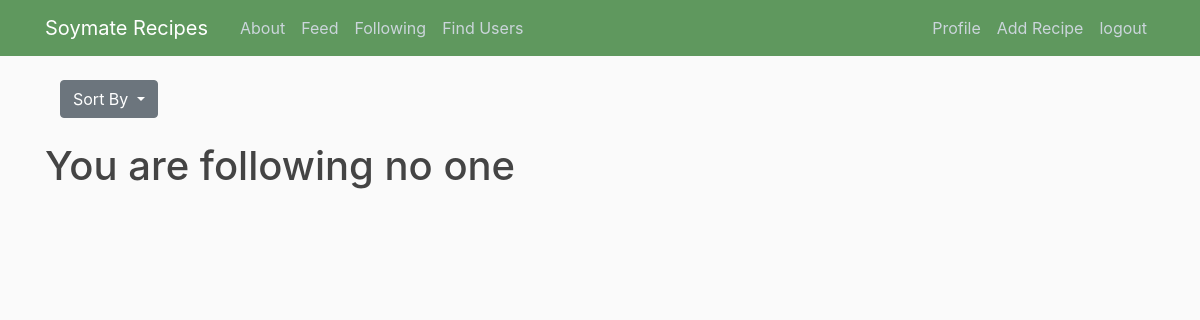
/following/ (signed in), run on an earlier commit of the app's database.
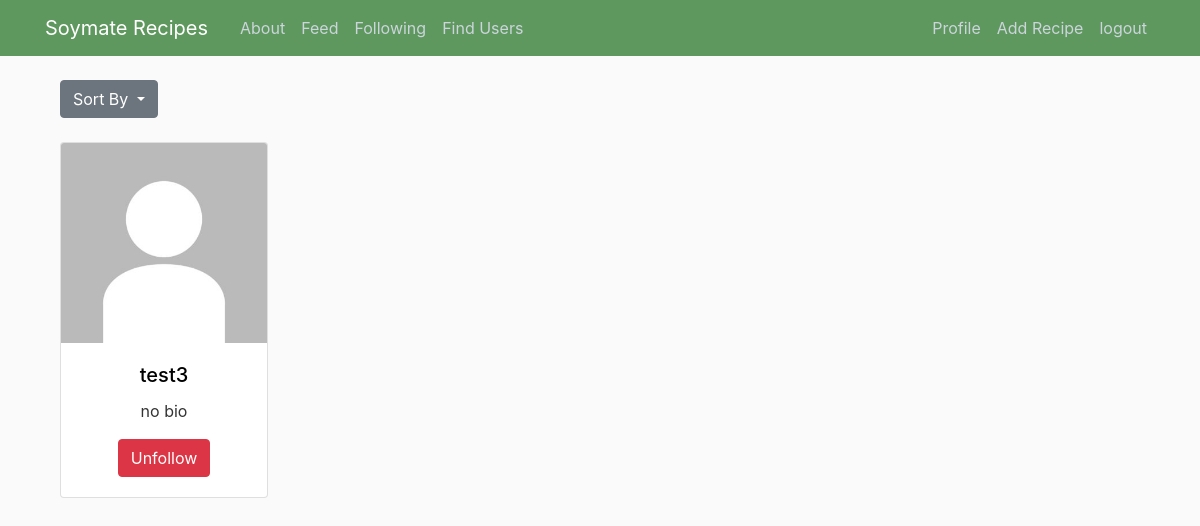
And on a later commit of the database.
### users/models.py (models this page shows, shortened)
class Profile(models.Model):
    user = models.OneToOneField(User, on_delete=models.CASCADE)
    image = models.ImageField(default='default.jpg', upload_to='profile_pics')
    bio = models.TextField(max_length=20, default='no bio')
    following = models.ManyToManyField(User, related_name = 'following', blank=True)

### home/views.py (the view)
# urls.py: path('following/', FollowingListView.as_view(), name = 'soymate-following'),
class FollowingListView(LoginRequiredMixin, ListView):
    model = Profile
    template_name = 'home/following.html'
    context_object_name = 'posts'
    paginate_by = 8
    def get_queryset(self):
        my_profile = Profile.objects.get(user=self.request.user)
        followers = my_profile.following.all()
        order = self.request.GET.get('orderby', '-user')
        new_context = Profile.objects.all().order_by(order).exclude(user=self.request.user)
        return new_context.filter(user__in=followers)
    def get_context_data(self, **kwargs):
        context = super(FollowingListView, self).get_context_data(**kwargs)
        context['orderby'] = self.request.GET.get('orderby', '-user')
        my_profile = Profile.objects.get(user=self.request.user)
        followers = my_profile.following.all()
        context['followers'] = followers
        return context

### home/templates/home/following.html (shortened to what this page needs)
{% extends "home/base.html" %}
{% load my_tags %}
{%block content%}
<div class="col-md-12">
        <div class = "container">
          <div class="btn-toolbar justify-content-between" role="toolbar" aria-label="Toolbar with button groups">
            <div class="btn-group" role="group" aria-label="First group">
              <a class="btn btn-secondary dropdown-toggle mb-4" href="#" role="button" id="dropdownMenuLink" data-toggle="dropdown" aria-haspopup="true" aria-expanded="false">
                Sort By
              </a>
            </div>
          </div>
          <div class="row">
            {% for person in posts %}
              <div class="col-sm mb-4">
                  <div class="card" style="width: 13rem;">
                      <img class="card-img-top image-thumbail" src= "{{person.image.url}}" height=50px width=10px>
                      <div class="card-body text-center ">
                        <h5 class="card-title"><a href="{% url 'user-posts' person.user %}" style="color:black">{{person.user}} </a></h5>
                        <p class="card-text">{{person.bio}}</p>
                        <form action="{% url 'follow'%}"  method ="post" >
                          {% if person.user in followers %}
                          <button type="submit" class="btn btn-danger">Unfollow</button>
                          {%else %}
                          <button type="submit" class="btn btn-primary">Follow</button>
                          {% endif %}
                        </form>
                  </div>
             </div>
          </div>
          {% empty %}
          <h1>You are following no one</h1>
          {% endfor %}
          </div>
    </div>
{%endblock content %}

### home/templates/home/base.html (shortened to what this page needs)
{% load static %}
<!DOCTYPE html>
<html>
<head>
    <link rel="stylesheet" href="https://maxcdn.bootstrapcdn.com/bootstrap/4.0.0/css/bootstrap.min.css">
    <link rel="stylesheet" type="text/css" href="{% static 'home/main.css' %}">
</head>
<body>
    <header class="site-header">
      <nav class="navbar navbar-expand-md navbar-dark  fixed-top" style="background-color: #5f985e;">
        <div class="container">
          <a class="navbar-brand mr-4" href="{% url 'soymate-home' %}">Soymate Recipes</a>
          <div class="collapse navbar-collapse" id="navbarToggle">
            <div class="navbar-nav mr-auto">
              <a class="nav-item nav-link" href="{% url 'soymate-about' %}">About</a>
              {% if user.is_authenticated %}
              <a class="nav-item nav-link" href="{% url 'soymate-feed' %}">Feed</a>
              <a class="nav-item nav-link" href="{% url 'soymate-following' %}">Following</a>
              <a class="nav-item nav-link" href="{% url 'soymate-users' %}">Find Users</a>
              {%endif%}
            </div>
            <div class="navbar-nav">
              {% if user.is_authenticated %}
              <a class="nav-item nav-link" href="{% url 'profile' %}">Profile</a>
              <a class="nav-item nav-link" href="{% url 'post-create' %}">Add Recipe</a>
              <a class="nav-item nav-link" href="{% url 'logout' %}">logout</a>
              {% else %}
              <a class="nav-item nav-link" href="{% url 'login' %}">Login</a>
              <a class="nav-item nav-link" href="{% url 'register' %}">Register</a>
              {%endif%}
            </div>
          </div>
        </div>
      </nav>
    </header>
    <main role="main" class="container">
      <div class="row">
          {% block content %}{% endblock content%}
      </div>
    </main>
</body>
</html>

### home/static/home/main.css (style rules this page uses)
body { background: #fafafa; color: #333333; margin-top: 5rem; margin-bottom:50px; }
h1, h2, h3, h4, h5, h6 { color: #444444; }
.site-header .navbar-nav .nav-link { color: #cbd5db; }
.image-thumbail { height: 200px; object-fit: cover; }

What changed in the data, as far as the page shows it:
added Profile: image (placeholder picture), user "test3", bio "no bio", shows "Unfollow"
Also different on the page:
text no longer shown: "You are following no one"
